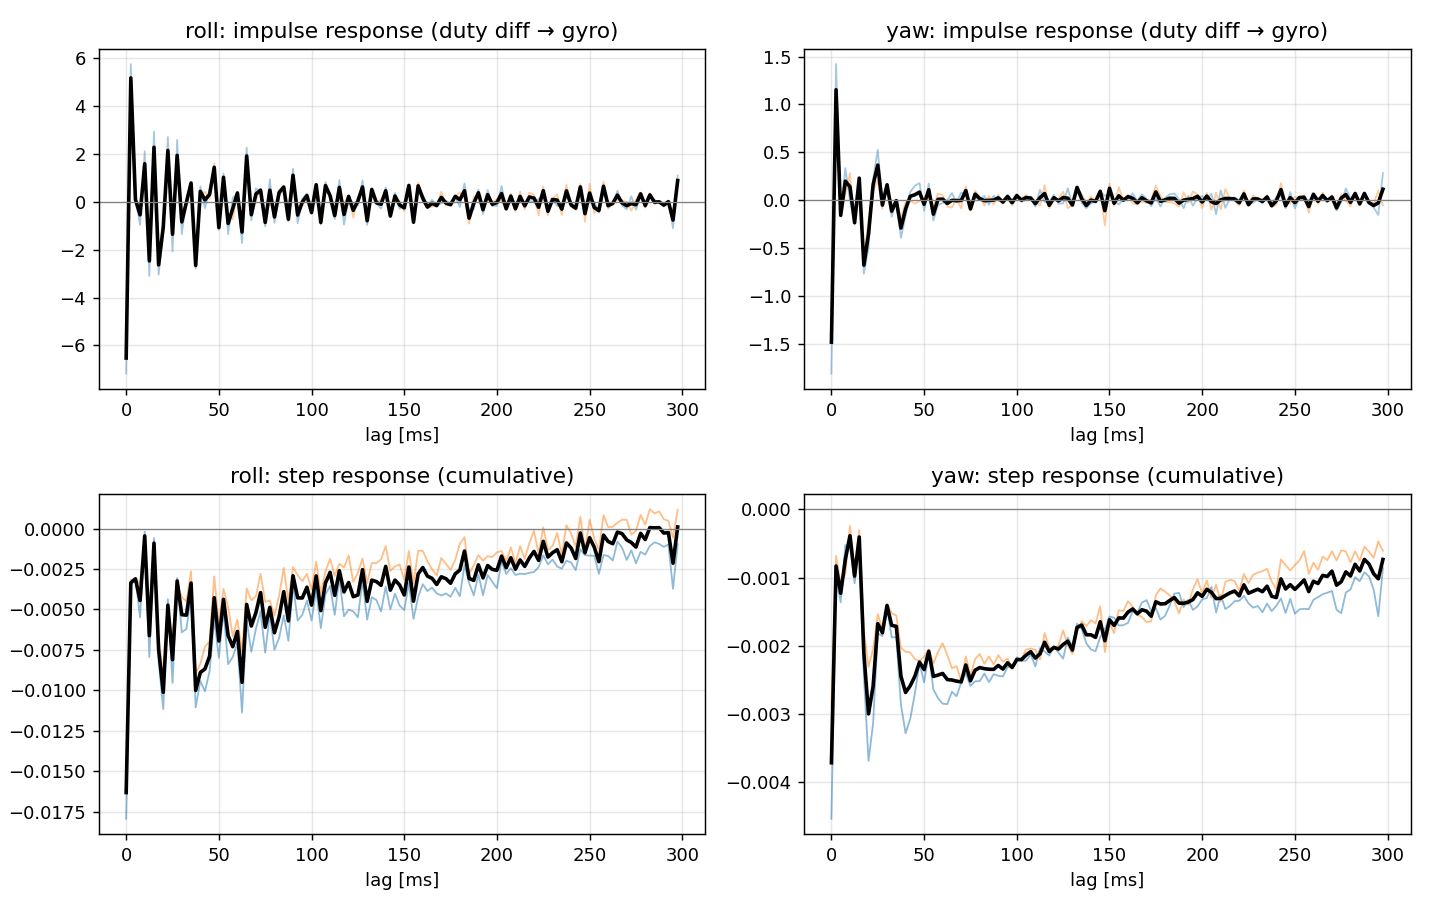

Write Python code to recreate this figure.
#!/usr/bin/env python3
"""FIR identification: motor-duty differential -> gyro, yaw vs roll.
ミキサ出力の差動Duty（プラント実入力）→ジャイロのFIR同定でヨーの初期応答符号を判定。

Background / 背景:
  ヨー指令（スティック）はランプ状で蹴り返しを励起できない。代わりに
  ctrl_ref.motor_duty[4]（400Hz記録）から軸別の差動入力を作り、gyro への
  インパルス応答を最小二乗FIRで直接同定する。フィードバックが注入する
  高周波成分が励起源。閉ループ直接同定なのでバイアスはありうるが、
  「初期応答の符号」という粗い判定には十分。方法の妥当性検証として、
  零点を持たないはずのロール軸を同一手法で並走させる（正の応答が出るはず）。

Axis inputs (M1:FR CCW, M2:RR CW, M3:RL CCW, M4:FL CW):
  u_roll  = (-d1 - d2 + d3 + d4)   left up  -> +roll(右下がり)
  u_pitch = (+d1 - d2 - d3 + d4)   front up -> +pitch(機首上げ)
  u_yaw   = (+d1 - d2 + d3 - d4)   CCW up   -> +yaw(機首右)

Judgement / 判定:
  ヨーFIRの累積（ステップ応答）が最初に負へ振れる → RHP零点（非最小位相）
  最初から正に立ち上がる → 進み零点（最小位相）
"""

import json
import numpy as np

LOGS = [
    "/Users/kouhei/tmp/github/stampfly_ecosystem/logs/stampfly_udp_20260627T164611.jsonl",
    "/Users/kouhei/tmp/github/stampfly_ecosystem/logs/stampfly_udp_20260627T165713.jsonl",
]
DT = 0.0025          # 400 Hz grid
NTAP = 120           # FIR length: 0.3 s
LAMBDA = 1e-4        # ridge regularization (relative)


def load(path):
    tc, du = [], []
    tg, gy = [], []
    with open(path) as f:
        for line in f:
            if '"ctrl_ref"' in line:
                d = json.loads(line)
                du.append(d["motor_duty"]); tc.append(d["ts"] * 1e-6)
            elif '"id":"imu"' in line:
                d = json.loads(line)
                gy.append(d["gyro"]); tg.append(d["ts"] * 1e-6)
    tc = np.array(tc); du = np.array(du)
    tg = np.array(tg); gy = np.array(gy)
    i = np.argsort(tc); tc, du = tc[i], du[i]
    i = np.argsort(tg); tg, gy = tg[i], gy[i]
    return tc, du, tg, gy


def largest_flight_block(tc, du):
    """largest contiguous in-flight span / 最長の飛行区間"""
    ok = np.all((du > 0.2) & (du < 0.95), axis=1)
    d = np.diff(ok.astype(int))
    starts = np.where(d == 1)[0] + 1
    ends = np.where(d == -1)[0] + 1
    if ok[0]: starts = np.r_[0, starts]
    if ok[-1]: ends = np.r_[ends, len(ok)]
    k = np.argmax(ends - starts)
    return tc[starts[k]], tc[ends[k] - 1]


def detrend(x, win):
    """subtract moving average / 移動平均を引いて低周波トレンド除去"""
    kernel = np.ones(win) / win
    trend = np.convolve(x, kernel, mode="same")
    return x - trend


def fir_fit(u, y, ntap, lam):
    """ridge least-squares FIR: y[k] = sum h[i] u[k-i]"""
    N = len(u)
    U = np.zeros((N - ntap, ntap))
    for i in range(ntap):
        U[:, i] = u[ntap - i:N - i]
    yy = y[ntap:]
    A = U.T @ U
    A += lam * np.trace(A) / ntap * np.eye(ntap)
    h = np.linalg.solve(A, U.T @ yy)
    # fit quality / 当てはまり
    r2 = 1 - np.var(yy - U @ h) / np.var(yy)
    return h, r2


results = {}
for axis in ("roll", "yaw"):
    results[axis] = []

for path in LOGS:
    tc, du, tg, gy = load(path)
    t0, t1 = largest_flight_block(tc, du)
    grid = np.arange(t0 + 1.0, t1 - 1.0, DT)
    d = [np.interp(grid, tc, du[:, i]) for i in range(4)]
    u_roll = -d[0] - d[1] + d[2] + d[3]
    u_yaw = d[0] - d[1] + d[2] - d[3]
    gx = np.interp(grid, tg, gy[:, 0])
    gz = np.interp(grid, tg, gy[:, 2])
    win = int(0.5 / DT)
    for axis, u, y in (("roll", u_roll, gx), ("yaw", u_yaw, gz)):
        h, r2 = fir_fit(detrend(u, win), detrend(y, win), NTAP, LAMBDA)
        results[axis].append(h)
        print(f"{path.split('/')[-1]} {axis:5s}: flight {t1-t0:.0f}s, FIR R²={r2:.3f}")

# ---- summarize & plot ----
import matplotlib
matplotlib.use("Agg")
import matplotlib.pyplot as plt

lags = np.arange(NTAP) * DT * 1e3   # ms
fig, axes = plt.subplots(2, 2, figsize=(11, 7))
for col, axis in enumerate(("roll", "yaw")):
    hs = results[axis]
    hm = np.mean(hs, axis=0)
    step = np.cumsum(hm) * DT
    ax = axes[0][col]
    for h in hs:
        ax.plot(lags, h, alpha=0.4, lw=1)
    ax.plot(lags, hm, "k", lw=2)
    ax.axhline(0, color="gray", lw=0.7)
    ax.set_title(f"{axis}: impulse response (duty diff → gyro)")
    ax.set_xlabel("lag [ms]"); ax.grid(alpha=0.3)
    ax = axes[1][col]
    ax.plot(lags, np.cumsum(np.array(hs).T * DT, axis=0), alpha=0.5, lw=1)
    ax.plot(lags, step, "k", lw=2)
    ax.axhline(0, color="gray", lw=0.7)
    ax.set_title(f"{axis}: step response (cumulative)")
    ax.set_xlabel("lag [ms]"); ax.grid(alpha=0.3)
    # quantify early lags / 初期ラグの定量
    print(f"\n{axis} mean impulse response by lag window:")
    for lo, hi in ((0, 5), (5, 10), (10, 20), (20, 40), (40, 80)):
        m = (lags >= lo) & (lags < hi)
        print(f"  {lo:3d}-{hi:3d} ms: {hm[m].mean():+8.3f}")
    s0 = step[(lags >= 0) & (lags < 60)]
    print(f"  step-response min over 0-60ms: {s0.min():+.4f} "
          f"(at {lags[(lags>=0)&(lags<60)][s0.argmin()]:.1f} ms), "
          f"value at 60ms: {step[lags<=60][-1]:+.4f}")

fig.tight_layout()
fig.savefig("/Users/kouhei/tmp/github/multicopter_introduction/notes/calc/yaw_impulse_id.png", dpi=130)
print("\nplot saved: notes/calc/yaw_impulse_id.png")
